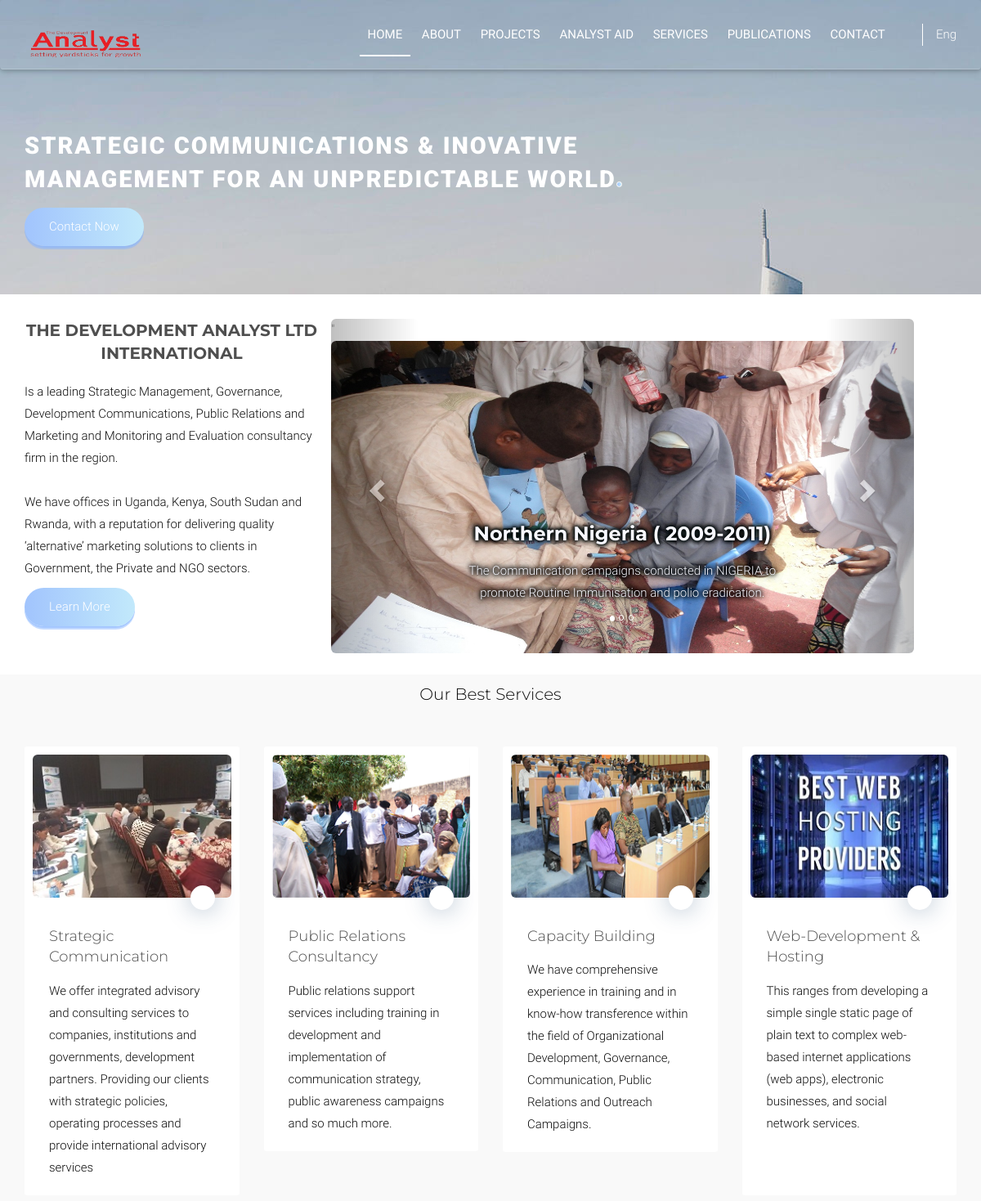
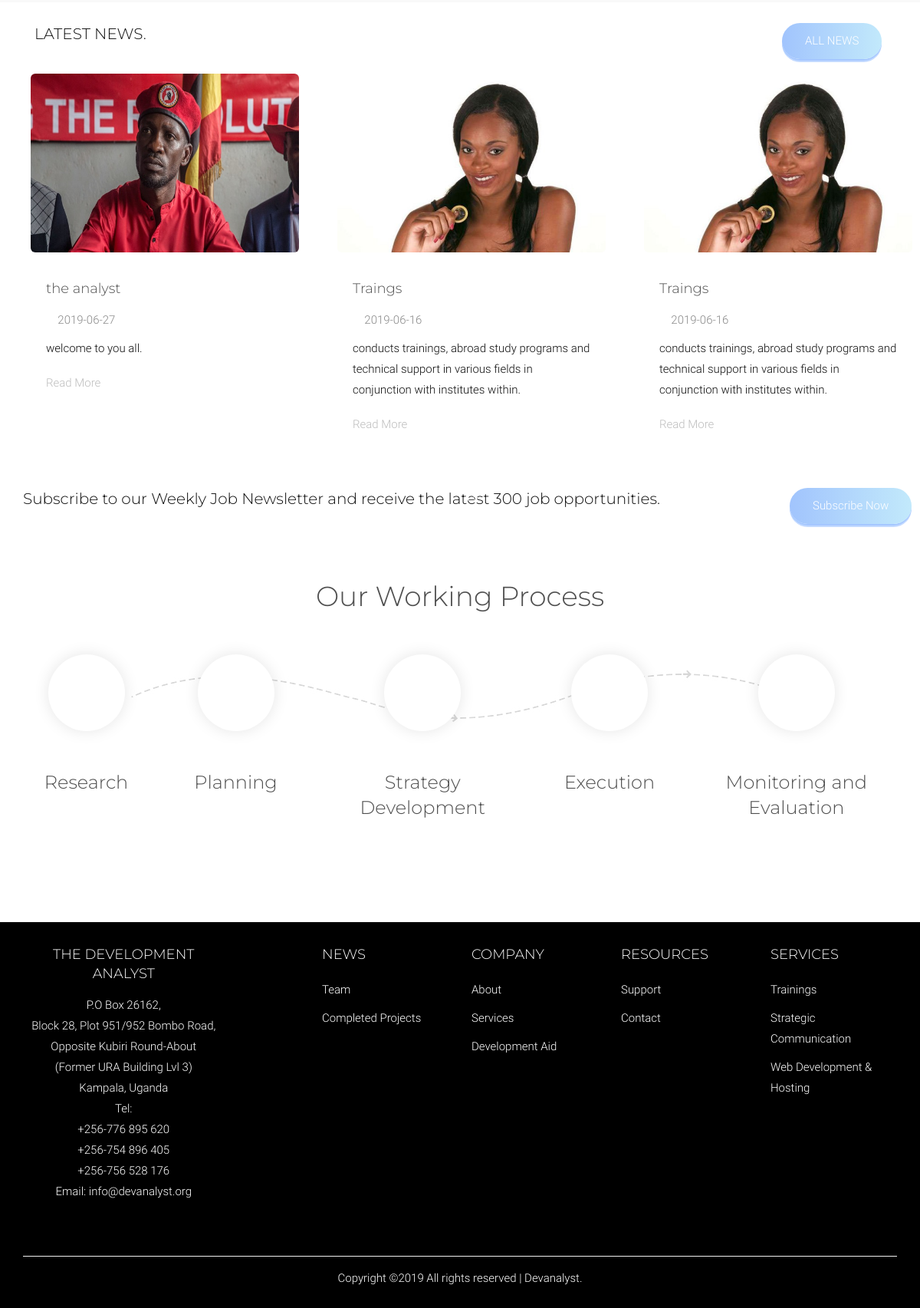
The page / on the database its author committed (2 pictures, top to bottom).
### tables this page shows
CREATE TABLE `blog` (
  `blog_id` int(6) NOT NULL,
  `message` varchar(200) NOT NULL,
  `title` varchar(50) NOT NULL,
  `date` varchar(20) NOT NULL,
  `image` varchar(50) NOT NULL
);

### index.php (the view, shortened to what the rows shown need)
<!doctype html>
<html class="no-js" lang="zxx">
<head>
    <link rel="stylesheet" href="css/bootstrap.min.css">
    <link rel="stylesheet" href="css/owl.carousel.min.css">
    <link rel="stylesheet" href="css/icofont.css">
    <link rel="stylesheet" href="css/magnific-popup.css">
    <link rel="stylesheet" href="css/animate.css">
    <link rel="stylesheet" href="css/normalize.css">
    <link rel="stylesheet" href="style.css">
    <link rel="stylesheet" href="css/responsive.css">
  <link href="css/mdb.min.css" rel="stylesheet">
	<link rel="stylesheet" href="styles.css" />
	<link rel="stylesheet" href="styleslide.css" />
</head>
<body data-spy="scroll" data-target=".mainmenu-area">
    <header class="header-area overlay" id="home-area">
        <div class="vcenter">
            <div class="container">
                <div class="row">
                <div class="col-xs-12 col-sm-10 col-md-8"><br /><br /><br /><br />
                        <div class="header-text">
                            <h2 class="header-title wow fadeInUp upper" style="font-size:29px">Strategic Communications &amp; inovative management for an unpredictable world<span class="dot"></span></h2>
                        </div>
                </div>
            </div>
        </div>
	</div>
    </header>
    <section class="section-padding" id="about-area">
        <div class="container">
            <div class="row">
                <div class="col-xs-12 col-sm-6 col-md-4">
                    <div class="page-title">
                        <h2 class="title wow fadeInUp text-center" style="font-size:20px"><strong>THE DEVELOPMENT ANALYST LTD INTERNATIONAL</strong></h2>
                    </div>
                </div>
            </div>
        </div>
  <section class="section-padding gray-bg" style=" padding: 10px 0;" id="services">
        <div class="container">
            <div class="row" style=" padding: 0px;">
                <div class="col-xs-12 col-sm-8 col-sm-offset-2 col-md-6 col-md-offset-3" >
                    <div class="page-title text-center">
                        <h2 class="title" style="color:#0d0d0d;font-size:20px" >Our Best Services</h2>
                    </div>
                </div>
            </div>
        </div>
    </section>
   <div class="container cta-100 ">
        <div class="container">
             <div class="row">
                <br>
                            <div class="col-xs-8 col-md-9 col-lg-10 tiny">
                                <div class="title">
                                    <span> <h2 class="title"style="color:#0d0d0d;font-size:20px" >LATEST NEWS.</h2></span>
                                </div>
                            </div>
          <div class="row blog">
            <div class="col-md-12">
              <div id="blogCarousel" class="carousel slide container-blog" data-ride="carousel">
                <div class="carousel-inner">
                  <div class="carousel-item active">
                    <div class="row">
         <?php
                        include 'db.php';
                        mysqli_select_db($db, DB_NAME) or die(mysqli_error($db));
                        $query1 = 'SELECT *  FROM  blog  ORDER BY blog_id DESC limit 3';
                        $result = mysqli_query($db, $query1);
                        if($result){
                            while($row=mysqli_fetch_array($result)){
                            ?>
                    <div class="col-xs-12 col-sm-6 col-md-4">
                    <div class="service-box">
                        <div class="box-image">
                            <img  src="<?php echo $row['image'];?>" class="img-rounded" alt=""  height="490px" width="354px">
                        </div>
                        <div class="box-text">
                            <h4><?php echo $row['title'];?></h4>
                             <p><i class="icofont icofont-ui-calendar blog-list-meta"></i> <?php echo $row['date'];?></p>
                            <p style="color:#0d0d0d;"><?php echo $row['message'];?>.</p>
                        <a href="#" class="read-more">Read More</a>
                        </div>
                    </div>
                </div>
                        <?php
                            }
                        }
                            ?>
                    </div>
                    <br/><br/>
                     <div class="row">
                            <div class="col-xs-8 col-md-9 col-lg-10 tiny">
                                <div class="title">
                                     <div class="title">
                                    <h2 class="title"style="color:#0d0d0d;font-size:20px" > <span>Subscribe to our Weekly Job Newsletter and receive the latest</span>
                                    300 job opportunities.</h2>
                                </div>
                                </div>
                            </div>
                        </div>
                  </div>
                </div>
              </div>
            </div>
          </div>
        </div>
      </div>
    </section>
     <section class="section-padding" id="skill-area" style="margin-down:0px;">
        <div class="container">
            <div class="row">
                <div class="col-xs-12 col-sm-8 col-sm-offset-2 col-md-6 col-md-offset-3">
                    <div class="page-title text-center">
                        <h2 class="title">Our Working Process</h2>
                    </div>
                </div>
            </div>
        </div>
    </section>
 <?php include_once("footer-area.php"); ?>
</body>
</html>

### rows shown on the page
blog: image (picture), title "the analyst", date "2019-06-27", message "welcome to you all"
blog: image (picture), title "Traings", date "2019-06-16", message "conducts trainings, abroad study programs and technical support in various fields in conjunction with institutes within"
blog: image (picture), title "Traings", date "2019-06-16", message "conducts trainings, abroad study programs and technical support in various fields in conjunction with institutes within"
